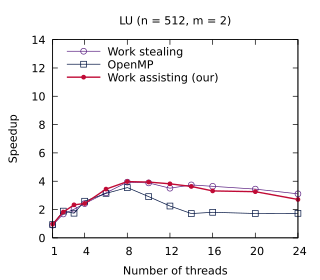

Write the gnuplot code that produced this figure.
set title "LU (n = 512, m = 2)"
set terminal pdf size 3.2,2.8
set output "./results/LU_n___512,_m___2.pdf"
set key on
set key top left Left reverse
set xrange [1:24]
set xtics (1, 4, 8, 12, 16, 20, 24)
set xlabel "Number of threads"
set yrange [0:14]
set ylabel "Speedup"
plot './results/LU_n___512,_m___2.dat' using 1:2 title "Work stealing" pointsize 0.7 lw 1 pt 6 linecolor rgb "#5B2182" with linespoints, \
  './results/LU_n___512,_m___2.dat' using 1:3 title "OpenMP" pointsize 0.7 lw 1 pt 4 linecolor rgb "#001240" with linespoints, \
  './results/LU_n___512,_m___2.dat' using 1:4 title "Work assisting (our)" pointsize 0.4 lw 2 pt 7 linecolor rgb "#C00A35" with linespoints
